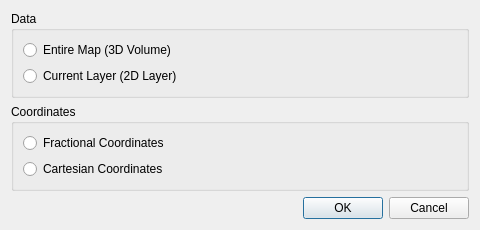
<?xml version="1.0" encoding="UTF-8"?>
<ui version="4.0">
 <class>EMapExportCoordinateDialog</class>
 <widget class="QDialog" name="EMapExportCoordinateDialog">
  <property name="geometry">
   <rect>
    <x>0</x>
    <y>0</y>
    <width>480</width>
    <height>225</height>
   </rect>
  </property>
  <property name="windowTitle">
   <string>Dialog</string>
  </property>
  <layout class="QVBoxLayout" name="verticalLayout">
   <item>
    <widget class="QGroupBox" name="groupBox_2">
     <property name="title">
      <string>Data</string>
     </property>
     <layout class="QVBoxLayout" name="verticalLayout_3">
      <item>
       <widget class="QRadioButton" name="radioButtonMap">
        <property name="toolTip">
         <string>&lt;html&gt;&lt;head/&gt;&lt;body&gt;&lt;p&gt;Exports the entire map data as a 3D voxel cloud in format:&lt;/p&gt;&lt;p&gt;&lt;span style=&quot; font-style:italic;&quot;&gt;x y z e&lt;/span&gt;&lt;/p&gt;&lt;p&gt;where &lt;span style=&quot; font-style:italic;&quot;&gt;e&lt;/span&gt; is the electron density at coordinates &lt;span style=&quot; font-style:italic;&quot;&gt;x, y, z.&lt;/span&gt;&lt;/p&gt;&lt;/body&gt;&lt;/html&gt;</string>
        </property>
        <property name="text">
         <string>Entire Map (3D Volume)</string>
        </property>
       </widget>
      </item>
      <item>
       <widget class="QRadioButton" name="radioButtonLayer">
        <property name="toolTip">
         <string>&lt;html&gt;&lt;head/&gt;&lt;body&gt;&lt;p&gt;Exports the currently displayed layer as a 2D grid of format:&lt;/p&gt;&lt;p&gt;&lt;span style=&quot; font-style:italic;&quot;&gt;x y e&lt;/span&gt;&lt;/p&gt;&lt;p&gt;where &lt;span style=&quot; font-style:italic;&quot;&gt;e&lt;/span&gt; is the electron density at the layer coordinates &lt;span style=&quot; font-style:italic;&quot;&gt;x, y&lt;/span&gt;.&lt;/p&gt;&lt;/body&gt;&lt;/html&gt;</string>
        </property>
        <property name="text">
         <string>Current Layer (2D Layer)</string>
        </property>
       </widget>
      </item>
     </layout>
    </widget>
   </item>
   <item>
    <widget class="QGroupBox" name="groupBox">
     <property name="title">
      <string>Coordinates</string>
     </property>
     <layout class="QVBoxLayout" name="verticalLayout_2">
      <item>
       <widget class="QRadioButton" name="radioButtonFractional">
        <property name="toolTip">
         <string>&lt;html&gt;&lt;head/&gt;&lt;body&gt;&lt;p&gt;Voxel coordinates are given in fractional coordinates (0.0 - 1.0).&lt;/p&gt;&lt;p&gt;For correct graphical representation of the unit cell, they must be mapped to cartesian coordinates manually.&lt;/p&gt;&lt;p&gt;When comparing voxel data from different refinements, doing so in fractional coordinates is more robust because they are less likely to change. On the other hand, cartesian voxel coordinates depend on the refined cell parameters, which makes it difficult to identify the same voxel in different datasets.&lt;/p&gt;&lt;/body&gt;&lt;/html&gt;</string>
        </property>
        <property name="text">
         <string>Fractional Coordinates</string>
        </property>
       </widget>
      </item>
      <item>
       <widget class="QRadioButton" name="radioButtonCartesian">
        <property name="toolTip">
         <string>&lt;html&gt;&lt;head/&gt;&lt;body&gt;&lt;p&gt;Voxel coordinates are given in cartesian coordinates.&lt;/p&gt;&lt;p&gt;Cartesian coordinates are easier to use when analyzing or drawing electron densities of a single dataset because the voxels are already mapped to the correct position in cartesian space. But their absolute position depends on the refined cell parameters. When performing mathematical operations on different datasets (for example subtracting one electron density map from another), it is more robust to do it in fractional coordinates, which are independent of the refined cell parameters. But for correct graphical representation, fractional coordinates must be mapped to cartesian by hand.&lt;/p&gt;&lt;/body&gt;&lt;/html&gt;</string>
        </property>
        <property name="text">
         <string>Cartesian Coordinates</string>
        </property>
       </widget>
      </item>
     </layout>
    </widget>
   </item>
   <item>
    <spacer name="verticalSpacer">
     <property name="orientation">
      <enum>Qt::Vertical</enum>
     </property>
     <property name="sizeHint" stdset="0">
      <size>
       <width>20</width>
       <height>40</height>
      </size>
     </property>
    </spacer>
   </item>
   <item>
    <widget class="QDialogButtonBox" name="buttonBox">
     <property name="orientation">
      <enum>Qt::Horizontal</enum>
     </property>
     <property name="standardButtons">
      <set>QDialogButtonBox::Cancel|QDialogButtonBox::Ok</set>
     </property>
    </widget>
   </item>
  </layout>
 </widget>
 <resources/>
 <connections>
  <connection>
   <sender>buttonBox</sender>
   <signal>accepted()</signal>
   <receiver>EMapExportCoordinateDialog</receiver>
   <slot>accept()</slot>
   <hints>
    <hint type="sourcelabel">
     <x>248</x>
     <y>254</y>
    </hint>
    <hint type="destinationlabel">
     <x>157</x>
     <y>274</y>
    </hint>
   </hints>
  </connection>
  <connection>
   <sender>buttonBox</sender>
   <signal>rejected()</signal>
   <receiver>EMapExportCoordinateDialog</receiver>
   <slot>reject()</slot>
   <hints>
    <hint type="sourcelabel">
     <x>316</x>
     <y>260</y>
    </hint>
    <hint type="destinationlabel">
     <x>286</x>
     <y>274</y>
    </hint>
   </hints>
  </connection>
 </connections>
</ui>
